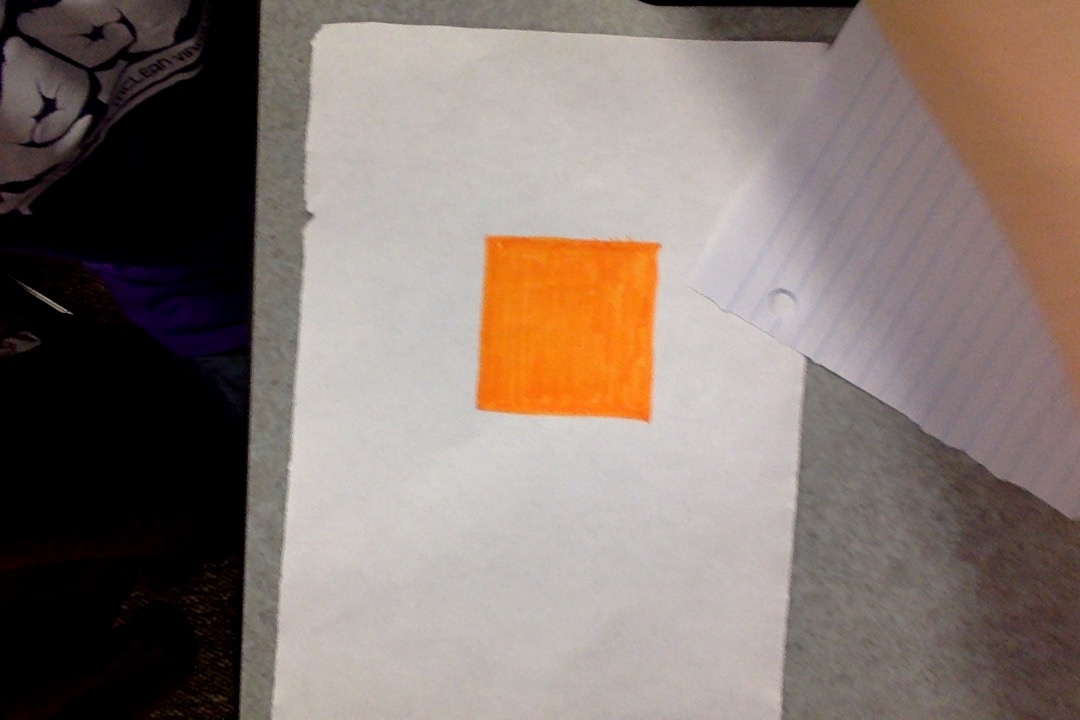
#> input picture HackUMBC2016/images/macshot.jpg, 1080 x 720 px
$ python no_distance_orange.py   (Python 2 division)   (older library calls are emulated)
#> lines starting #> are read from the running program, lines starting #| are printed output that depends on the picture; after the words box and inside, x2 and y2 are one past the last pixel; in counts of white or black regions, pixels touching at a corner belong together
#special thanks to http://www.pyimagesearch.com/2015/01/19/find-distance-camera-objectmarker-using-python-opencv/

# This is for christian, who's environment is fked
import sys
sys.path.append('/usr/local/lib/python2.7/site-packages')

# import the necessary packages
import numpy as np
import cv2

def find_marker(image):
    # convert the image to grayscale, blur it, and detect edges
    # gray = cv2.cvtColor(image, cv2.COLOR_BGR2GRAY)
    gray = cv2.GaussianBlur(image, (5, 5), 0)
    edged = cv2.Canny(gray, 35, 125)
    #cv2.imshow("image1", edged)

    # find the contours in the edged image and keep the largest one;
    # we'll assume that this is our piece of paper in the image
    (cnts, _) = cv2.findContours(edged.copy(), cv2.RETR_LIST, cv2.CHAIN_APPROX_SIMPLE)
    if (len(cnts) == 0):
        return None
    c = max(cnts, key = cv2.contourArea)

    # compute the bounding box of the of the paper region and return it
    return cv2.minAreaRect(c)

def distance_to_camera(knownWidth, focalLength, perWidth):
    # compute and return the distance from the maker to the camera
    return (knownWidth * focalLength) / perWidth

# initialize the known distance from the camera to the object, which
# in this case is 24 inches
KNOWN_DISTANCE = 12.0

# initialize the known object width, which in this case, the piece of
# paper is 11 inches wide
KNOWN_WIDTH = 2.0

# initialize the list of images that we'll be using
IMAGE_PATHS = ["images/macshot.jpg"]

# load the furst image that contains an object that is KNOWN TO BE 2 feet
# from our camera, then find the paper marker in the image, and initialize
# the focal length
image = cv2.imread(IMAGE_PATHS[0])
#> image is the input picture: shape (720, 1080, 3); mean B, G, R 111.5, 118.6, 132.5
#image = cv2.resize(image, (1280,720))
print image.shape
#| (720, 1080, 3)
# [9 lines of commented-out code are left out]
scale_red = 75
scale_blue = 30
scale_green = 50
BINARY_THRESHOLDS = np.array([[30-scale_blue,160-scale_green,180-scale_red], [30+scale_blue,160+scale_green,180+scale_red]])

image = cv2.GaussianBlur(image, (5, 5), 0)
image = cv2.inRange(image, *BINARY_THRESHOLDS)
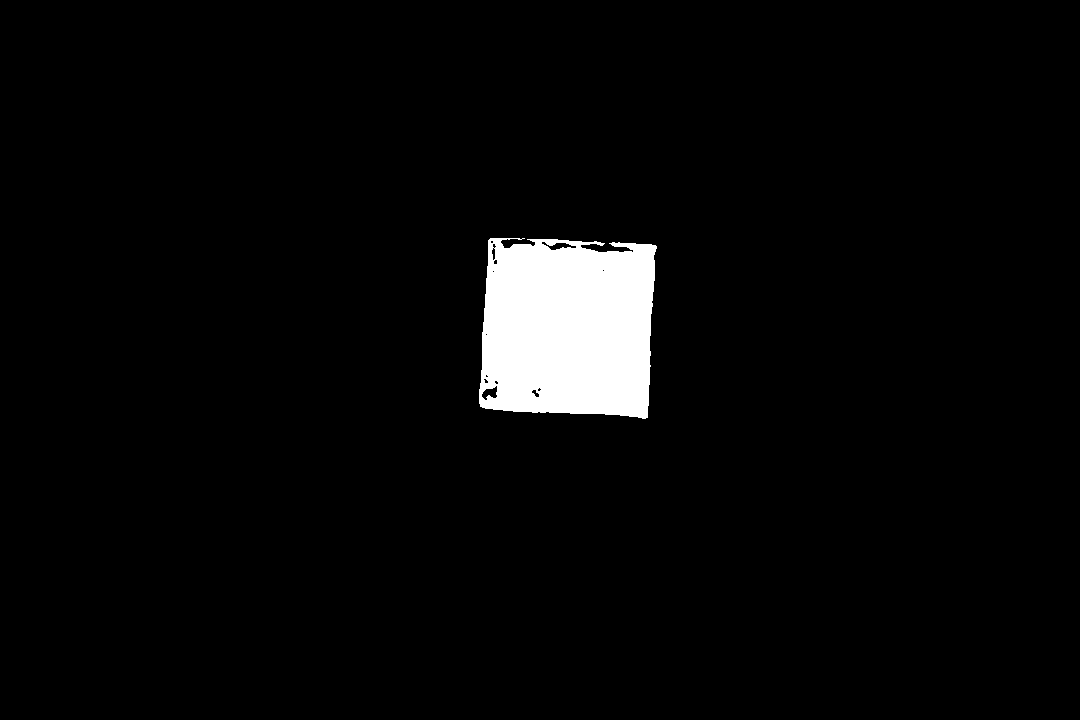
#> image: shape (720, 1080); 3.6% white; 1 white region, box (x1, y1, x2, y2) and area: (479, 238, 657, 419) 28243

marker = find_marker(image)
#> in find_marker, `edged = cv2.Canny(gray, 35, 125)`:
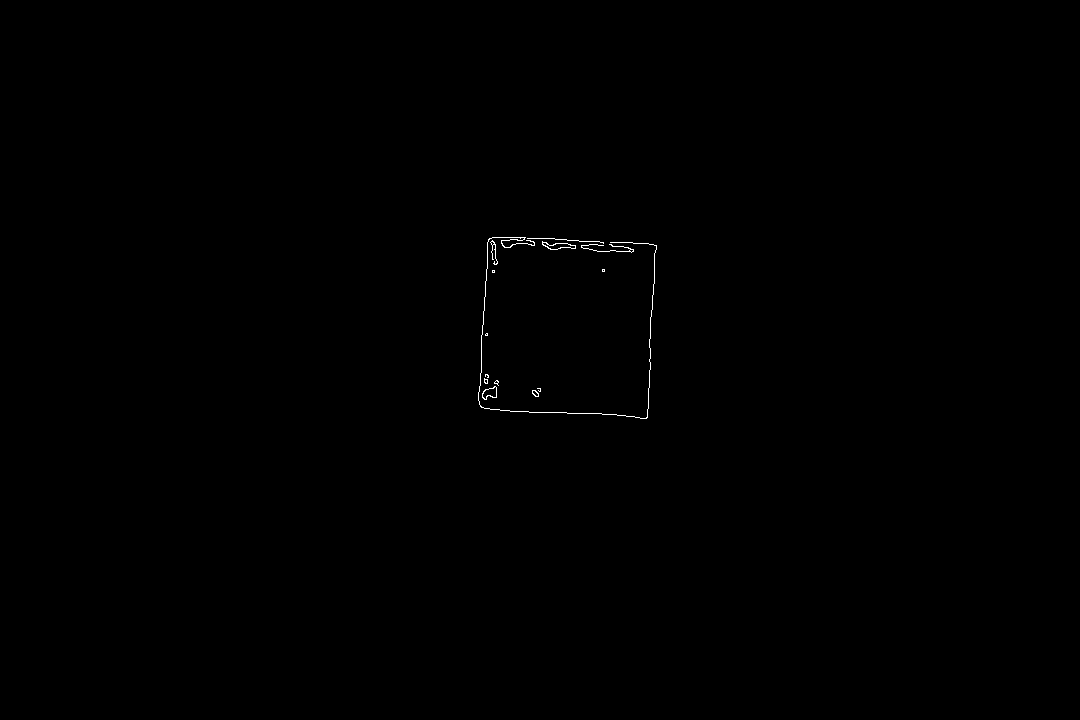
#> edged: shape (720, 1080); 0.15% white in thin lines or dots, all inside (x1, y1, x2, y2) = (478, 237, 657, 419)
#> in find_marker, `(cnts, _) = cv2.findContours(edged.copy(), cv2.RETR_LIST, cv2.CHAIN_AP..`: cnts = 24 contours, 19 with area under 20; largest, box (x1, y1, x2, y2) and area: (542, 241, 576, 250) 132, (482, 386, 497, 400) 118, (542, 242, 576, 250) 118, (482, 386, 497, 400) 106, (532, 390, 539, 397) 27
#> in find_marker, `c = max(cnts, key = cv2.contourArea)`: c = contour of 28 points, box (x1, y1, x2, y2) (542, 241, 576, 250), area 132
#> marker = ((558.4, 246), (7.34, 33.45), -85.43)
focalLength = (marker[1][0] * KNOWN_DISTANCE) / KNOWN_WIDTH
#> focalLength = 44.02

# loop over the images
cam = cv2.VideoCapture(0)
while cam.isOpened():
    # load the image, find the marker in the image, then compute the
    # distance to the marker from the camera
    ret_val, image = cam.read();
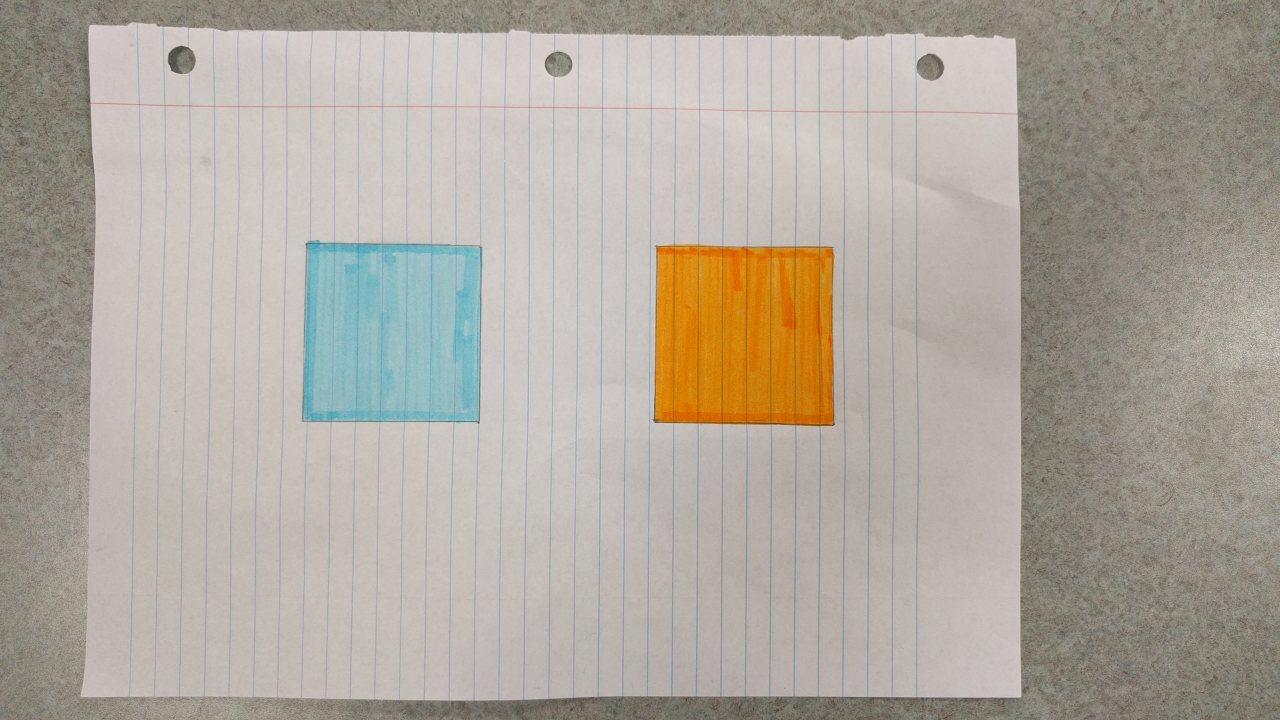
#> input picture HackUMBC2016/images/1ft.jpg, 3840 x 2160 px, given in place of the camera (shown at 1/3 size)
#> image is the input picture: shape (2160, 3840, 3); mean B, G, R 158.7, 168.8, 175.6
    image = cv2.flip(image, 1)
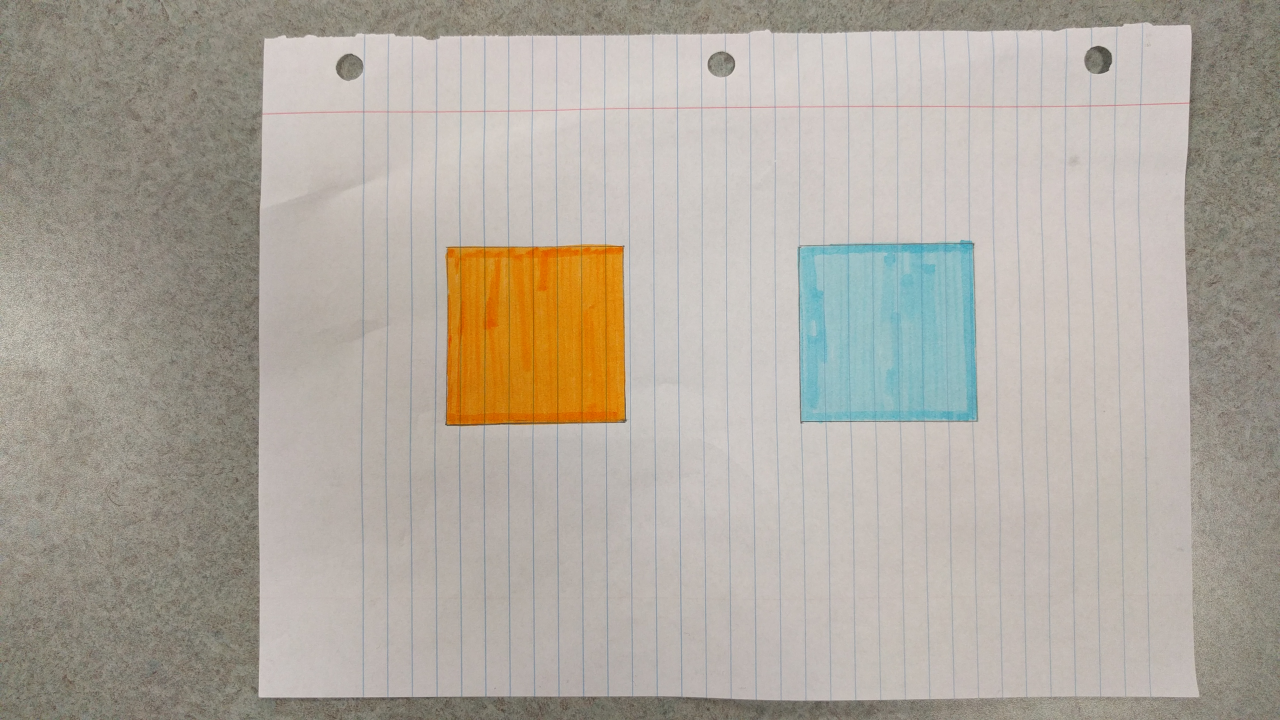
#> image: shape (2160, 3840, 3) (shown at 1/3 size); mean B, G, R 158.7, 168.8, 175.6
    # cv2.imshow("image", image)
    # image = cv2.resize(image, (0,0), fx=0.2, fy=0.2)

    edited = cv2.GaussianBlur(image, (5, 5), 0)
    edited = cv2.inRange(edited, *BINARY_THRESHOLDS)
#> edited: shape (2160, 3840); 2.9% white; 104 white regions (84 under 20 px), largest, box (x1, y1, x2, y2) and area: (1341, 736, 1875, 1266) 242056, (1492, 1256, 1598, 1268) 437, (1750, 1255, 1815, 1267) 316

    edited_small = cv2.resize(edited, (0,0), fx=0.3, fy=0.3)
    print edited_small.shape
#| (648, 1152)
    cv2.imshow("canny", edited_small)

    marker = find_marker(edited)
#> in find_marker (call 2), `edged = cv2.Canny(gray, 35, 125)`:
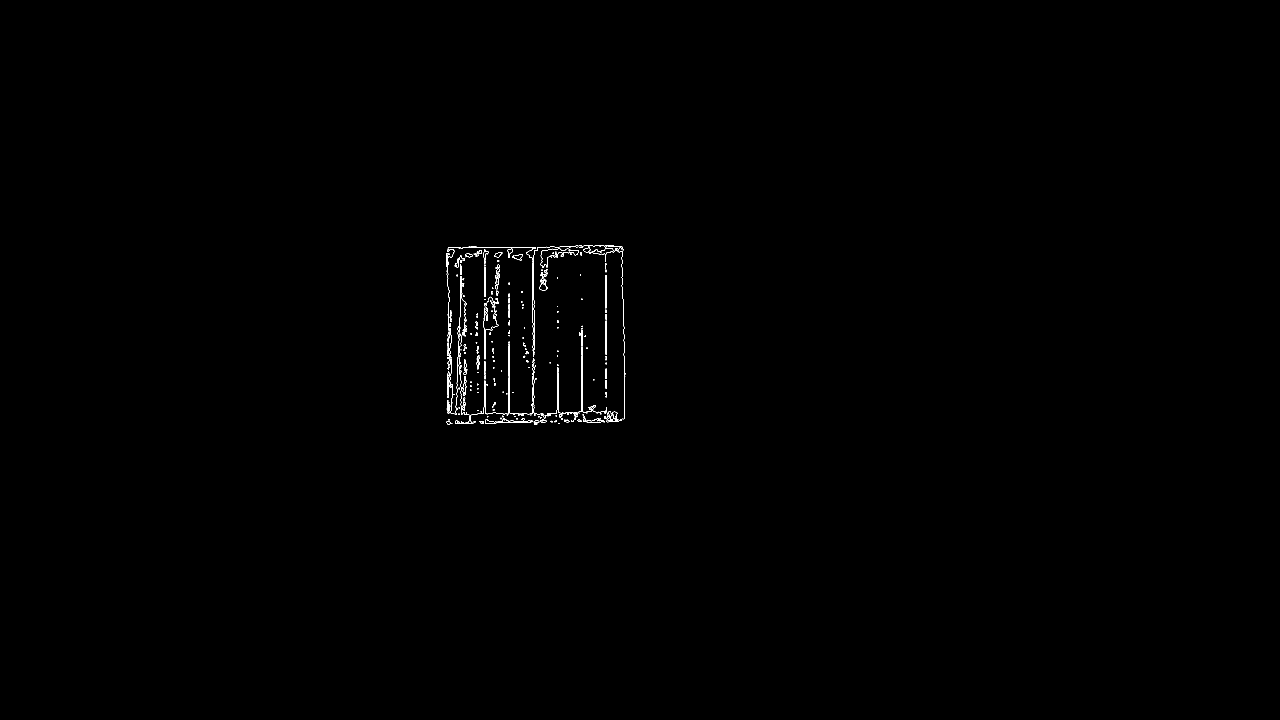
#> edged: shape (2160, 3840) (shown at 1/3 size); 0.18% white in thin lines or dots, all inside (x1, y1, x2, y2) = (1338, 736, 1876, 1274)
#> in find_marker (call 2), `(cnts, _) = cv2.findContours(edged.copy(), cv2.RETR_LIST, cv2.CHAIN_AP..`: cnts = 596 contours, 453 with area under 20; largest, box (x1, y1, x2, y2) and area: (1597, 736, 1876, 1137) 1001, (1597, 864, 1604, 1068) 726, (1775, 744, 1843, 765) 676, (1775, 744, 1843, 765) 643, (1376, 992, 1673, 1255) 534
#> in find_marker (call 2), `c = max(cnts, key = cv2.contourArea)`: c = contour of 576 points, box (x1, y1, x2, y2) (1597, 736, 1876, 1137), area 1001
#> marker = ((1735.3, 936.6), (276.4, 401.1), -0.466)
    # If marker is none, there is no orange thing, dont draw anything
    if (marker is not None):
        inches = distance_to_camera(KNOWN_WIDTH, focalLength, marker[1][0])
#> inches = 0.318

        # draw a bounding box around the image and display it
        box = np.int0(cv2.cv.BoxPoints(marker))
#> box = [[1598, 1138], [1595, 737], [1871, 734], [1875, 1135]]
        kreygasm = cv2.imread('images/Kreygasm.png')
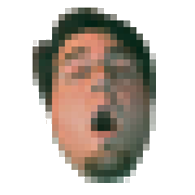
#> input picture HackUMBC2016/images/Kreygasm.png, 195 x 195 px
#> kreygasm is the input picture: shape (195, 195, 3); mean B, G, R 182.6, 190.2, 198.2
        #print box
        #print box[0][0]
        #print box[0][1]
        cv2.drawContours(image, [box], -1, (0, 255, 0), 2)
        cv2.putText(image, "%.2fft" % (inches / 12),
                    (image.shape[1] - 200, image.shape[0] - 20), cv2.FONT_HERSHEY_SIMPLEX,
                    2.0, (0, 255, 0), 3)
        # [22 lines of commented-out code are left out]
    cv2.namedWindow("image", 0)
    cv2.imshow("image", image)
    print image.shape
#| (2160, 3840, 3)
    cv2.resizeWindow("image", 1280, 720)
    cv2.waitKey(30)
